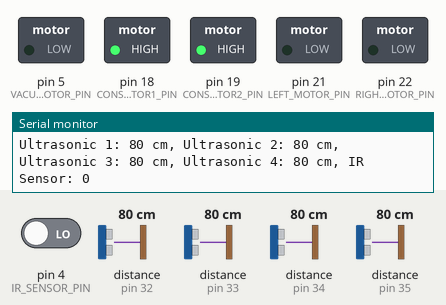
A sketch run on a simulated Arduino Mega 2560, built with avr-gcc and run on an emulated ATmega2560. Parts: switched loads named in the sketch (green lamp = pin HIGH), the last lines printed to the serial monitor. The test bench sets the inputs (shaded band); at power-on: pin 4 (IR_SENSOR_PIN) LOW, distance to the obstacle (sensors on pin 32, pin 33, pin 34, pin 35) 80 cm. The echo pulse lasts 58.3 µs per cm.

Above: at 1.2 s.
1.3 s: pin 4 (IR_SENSOR_PIN) driven HIGH
At 1.7 s:
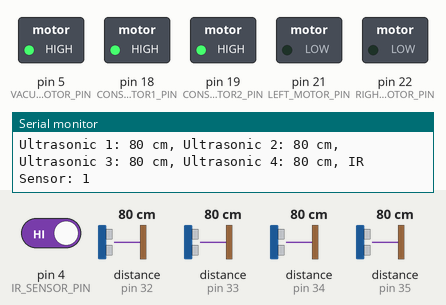
2.8 s: pin 4 (IR_SENSOR_PIN) driven LOW
At 3.6 s:
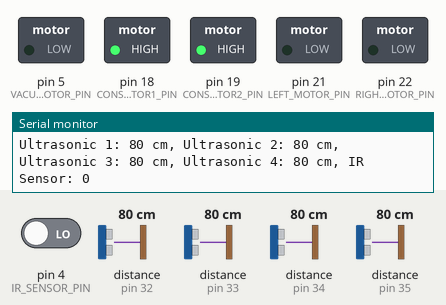
Timing chart, 0 to 5.8 s (numbered marks = the images above; inputs shaded):
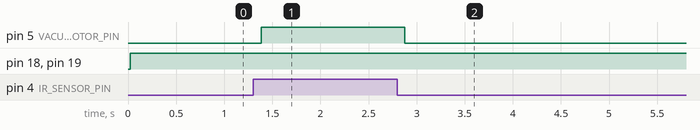

The sketch:

kkkkkkkkkkkkk.ino
```cpp
#include <Arduino.h>
#include <Ultrasonic.h>

// Define motor pins
#define VACUUM_MOTOR_PIN  5
#define CONSTANT_MOTOR1_PIN  18
#define CONSTANT_MOTOR2_PIN  19
#define LEFT_MOTOR_PIN  21
#define RIGHT_MOTOR_PIN  22

// Define ultrasonic sensor pins
#define ULTRASONIC_TRIG1  23
#define ULTRASONIC_ECHO1  34
#define ULTRASONIC_TRIG2  25
#define ULTRASONIC_ECHO2  35
#define ULTRASONIC_TRIG3  26
#define ULTRASONIC_ECHO3  32
#define ULTRASONIC_TRIG4  27
#define ULTRASONIC_ECHO4  33

// Define IR sensor pin
#define IR_SENSOR_PIN  4

// Create ultrasonic sensor objects
Ultrasonic ultrasonic1(ULTRASONIC_TRIG1, ULTRASONIC_ECHO1);
Ultrasonic ultrasonic2(ULTRASONIC_TRIG2, ULTRASONIC_ECHO2);
Ultrasonic ultrasonic3(ULTRASONIC_TRIG3, ULTRASONIC_ECHO3);
Ultrasonic ultrasonic4(ULTRASONIC_TRIG4, ULTRASONIC_ECHO4);

void setup() {
  // Initialize serial communication
  Serial.begin(115200);

  // Initialize motor pins
  pinMode(VACUUM_MOTOR_PIN, OUTPUT);
  pinMode(CONSTANT_MOTOR1_PIN, OUTPUT);
  pinMode(CONSTANT_MOTOR2_PIN, OUTPUT);
  pinMode(LEFT_MOTOR_PIN, OUTPUT);
  pinMode(RIGHT_MOTOR_PIN, OUTPUT);

  // Initialize IR sensor pin
  pinMode(IR_SENSOR_PIN, INPUT);
}

void loop() {
  // Read ultrasonic sensor distances
  long distance1 = ultrasonic1.read();
  long distance2 = ultrasonic2.read();
  long distance3 = ultrasonic3.read();
  long distance4 = ultrasonic4.read();

  // Read IR sensor value
  int irValue = digitalRead(IR_SENSOR_PIN);

  // Print sensor values to serial monitor
  Serial.print("Ultrasonic 1: ");
  Serial.print(distance1);
  Serial.print(" cm, Ultrasonic 2: ");
  Serial.print(distance2);
  Serial.print(" cm, Ultrasonic 3: ");
  Serial.print(distance3);
  Serial.print(" cm, Ultrasonic 4: ");
  Serial.print(distance4);
  Serial.print(" cm, IR Sensor: ");
  Serial.println(irValue);

  // Control motors based on sensor values
  if (irValue == HIGH) {
    digitalWrite(VACUUM_MOTOR_PIN, HIGH);
  } else {
    digitalWrite(VACUUM_MOTOR_PIN, LOW);
  }

  // Example motor control logic
  digitalWrite(CONSTANT_MOTOR1_PIN, HIGH);
  digitalWrite(CONSTANT_MOTOR2_PIN, HIGH);
  digitalWrite(LEFT_MOTOR_PIN, LOW);
  digitalWrite(RIGHT_MOTOR_PIN, LOW);

  // Add your own motor control logic here

  // Delay for a short period
  delay(100);
}
```

Measured:
- after the input at 1.3 s, pin 5 (VACUUM_MOTOR_PIN): LOW → HIGH after 0.09 s
- after the input at 2.8 s, pin 5 (VACUUM_MOTOR_PIN): HIGH → LOW after 0.07 s
